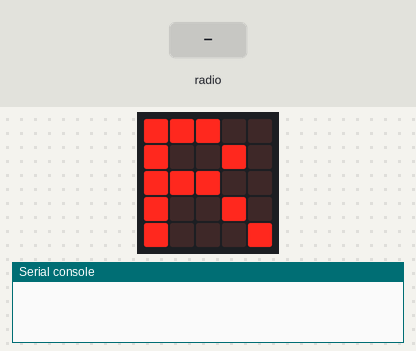
Recording of a program running on a simulated BBC micro:bit running MicroPython. Shown: the board's 5×5 LED display, the last lines printed to the serial console. The test bench sets the inputs (shaded band). Dim RGB values are drawn brighter than linear; no radio messages arrive unless stated (any console line starting 'radio sent:' is added by the test bench).

Above: at 0.1 s.
1.5 s: radio message "1" arrives
At 2.26 s:
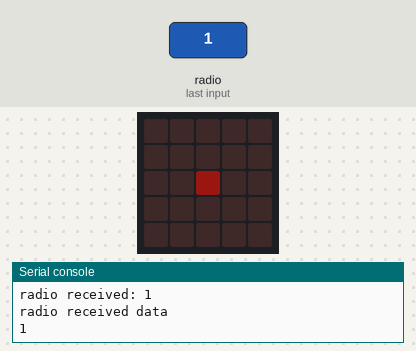
At 2.7 s:
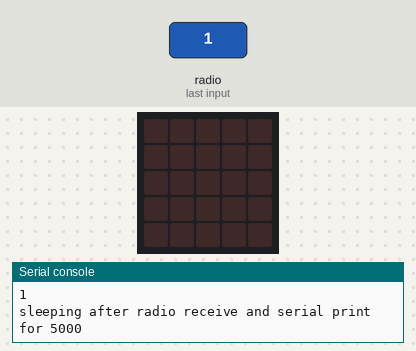
Timing chart, 0 to 4.5 s (numbered marks = the images above; inputs shaded):
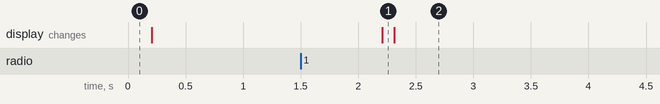

The program:

microbit_radio_receive_and_send_serial.py
```python
from microbit import *
import radio

radio.on()
# radio.config(power=6)
# radio.config(channel=19)

data_request_command = "data_request"
sleep_time_after_receiving = 5000
sleep_time_inner_loop = 1000

display.show("R")
sleep(200)
display.clear()

while True:
    print("sending command: {}".format(data_request_command))
    radio.send(data_request_command)
    msg = radio.receive()
    print("radio received: {}".format(msg))
    if msg:
        print("radio received data")
        print(msg)
        display.set_pixel(2,2,1)
        sleep(100)
        display.clear()
        print("sleeping after radio receive and serial print for {}".format(sleep_time_after_receiving))
        sleep(sleep_time_after_receiving)
    sleep(sleep_time_inner_loop)
```

Measured:
- after the input at 1.5 s, the display: changes after 0.71 s (image 1)
